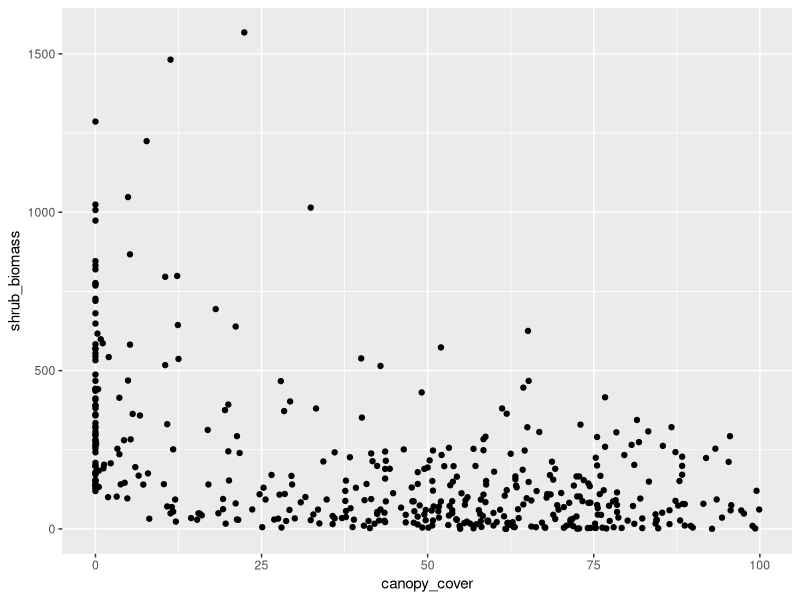
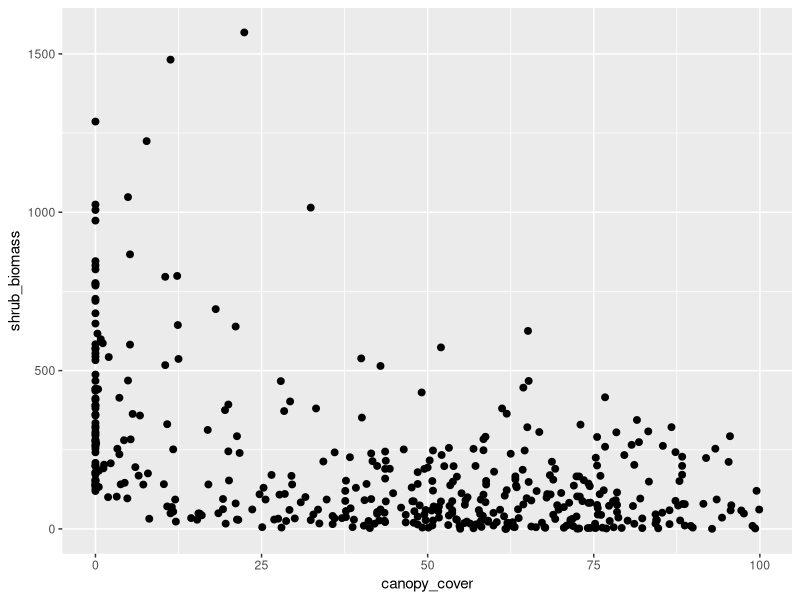
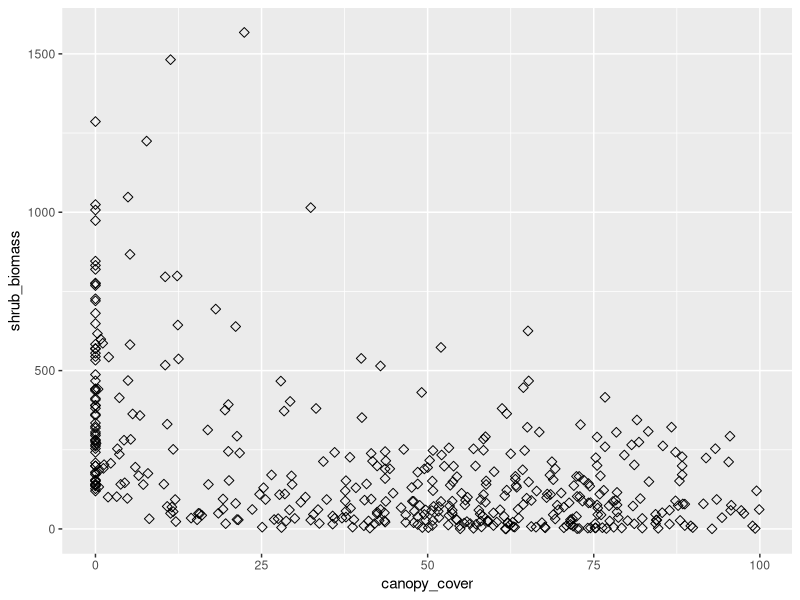
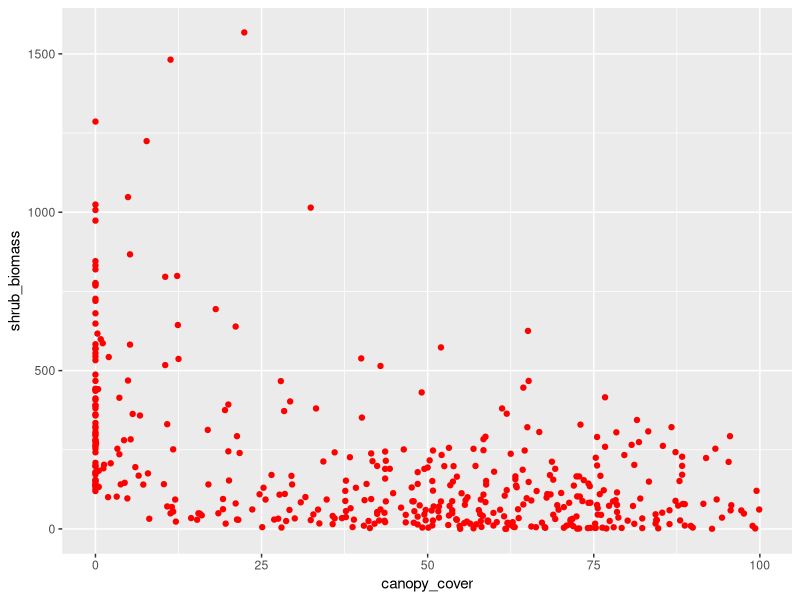
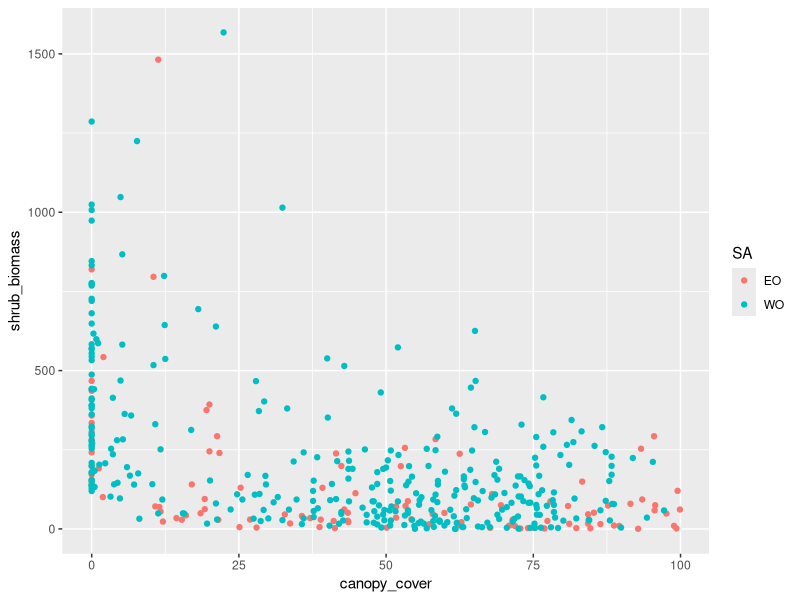
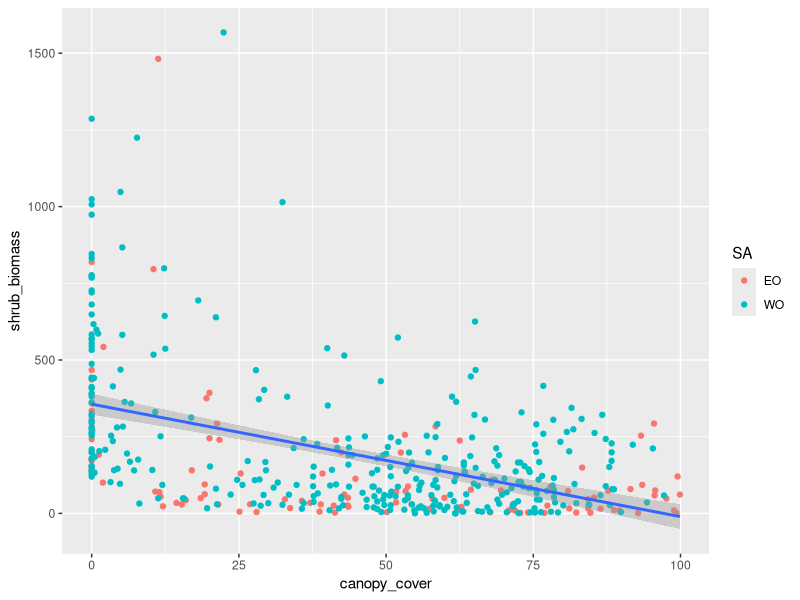
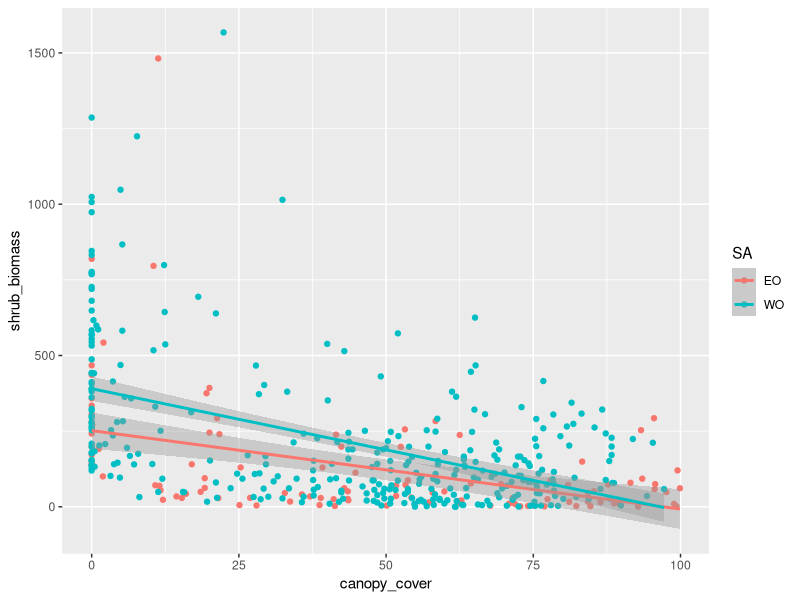
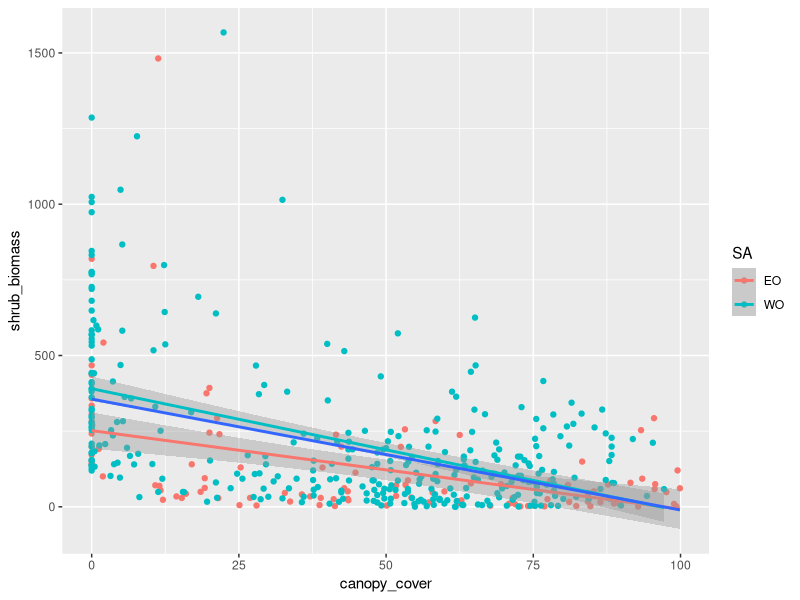

Reproduce these figures in R, in order. (Note: this script raises an error after producing the figures.)
install.packages("ggplot2")
install.packages("dplyr")

library(ggplot2)
library(dplyr)
library(data.table) #just in case you want to use fread() instead of read.csv()

#read the data
biomass <- read.csv("Input/biomass.csv")
#view data
head(biomass)


# explore data ------------------------------------------------------------

#scatter plot with shrub biomass and canopy cover
ggplot(data = biomass) + geom_point(aes(x = canopy_cover, y = shrub_biomass)) #aes = aesthetic

#change point size
ggplot(data = biomass) + geom_point(aes(x = canopy_cover, y = shrub_biomass), cex = 2)

#change point shape
ggplot(data = biomass) + geom_point(aes(x = canopy_cover, y = shrub_biomass), cex = 2, shape = 5)

#change point colour
ggplot(data = biomass) + geom_point(aes(x = canopy_cover, y = shrub_biomass), colour = "red")

#change point colour by study area
ggplot(data = biomass) + geom_point(aes(x = canopy_cover, y = shrub_biomass, colour = SA))

#add linear trend-line
ggplot(data = biomass) + geom_point(aes(x = canopy_cover, y = shrub_biomass, colour = SA)) + 
  geom_smooth(aes(x = canopy_cover, y = shrub_biomass), method = "lm") 

#trend-line by study area
ggplot(data = biomass) + geom_point(aes(x = canopy_cover, y = shrub_biomass, colour = SA)) + 
  geom_smooth(aes(x = canopy_cover, y = shrub_biomass, colour = SA), method = "lm") 

#with the first trend-line
ggplot(data = biomass) + geom_point(aes(x = canopy_cover, y = shrub_biomass, colour = SA)) + 
  geom_smooth(aes(x = canopy_cover, y = shrub_biomass, colour = SA), method = "lm") + 
  geom_smooth(aes(x = canopy_cover, y = shrub_biomass), method = "lm", se = FALSE) # add first trend-line

#bar chart to compare biomass between areas
ggplot(data = biomass) + geom_bar(aes(x = SA, y = shrub_biomass), stat="summary", fun = "mean")

#box plot to compare biomass between areas
ggplot(data = biomass) + geom_boxplot(aes(x = SA, y = shrub_biomass))



# make publication quality figures ----------------------------------------------

ggplot(data = biomass) + geom_point(aes(x = canopy_cover, y = shrub_biomass, colour = SA)) + 
  geom_smooth(aes(x = canopy_cover, y = shrub_biomass, colour = SA), method = "lm") 

# add themes
ggplot(data = biomass) + geom_point(aes(x = canopy_cover, y = shrub_biomass, colour = SA)) + 
  geom_smooth(aes(x = canopy_cover, y = shrub_biomass, colour = SA), method = "lm") + 
  theme_bw()

ggplot(data = biomass) + geom_point(aes(x = canopy_cover, y = shrub_biomass, colour = SA)) + 
  geom_smooth(aes(x = canopy_cover, y = shrub_biomass, colour = SA), method = "lm") + 
  theme_dark()

ggplot(data = biomass) + geom_point(aes(x = canopy_cover, y = shrub_biomass, colour = SA)) + 
  geom_smooth(aes(x = canopy_cover, y = shrub_biomass, colour = SA), method = "lm") + 
  theme_minimal()

ggplot(data = biomass) + geom_point(aes(x = canopy_cover, y = shrub_biomass, colour = SA)) + 
  geom_smooth(aes(x = canopy_cover, y = shrub_biomass, colour = SA), method = "lm") + 
  theme_classic()

# theme components --------------------------------------------------------

#these are all the arguments you can use in the theme() function
#you have control over pretty much every aspect of the figure's appearance

#https://ggplot2.tidyverse.org/reference/theme.html

theme(
  line,
  rect,
  text,
  title,
  aspect.ratio,
  axis.title,
  axis.title.x,
  axis.title.x.top,
  axis.title.x.bottom,
  axis.title.y,
  axis.title.y.left,
  axis.title.y.right,
  axis.text,
  axis.text.x,
  axis.text.x.top,
  axis.text.x.bottom,
  axis.text.y,
  axis.text.y.left,
  axis.text.y.right,
  axis.ticks,
  axis.ticks.x,
  axis.ticks.x.top,
  axis.ticks.x.bottom,
  axis.ticks.y,
  axis.ticks.y.left,
  axis.ticks.y.right,
  axis.ticks.length,
  axis.ticks.length.x,
  axis.ticks.length.x.top,
  axis.ticks.length.x.bottom,
  axis.ticks.length.y,
  axis.ticks.length.y.left,
  axis.ticks.length.y.right,
  axis.line,
  axis.line.x,
  axis.line.x.top,
  axis.line.x.bottom,
  axis.line.y,
  axis.line.y.left,
  axis.line.y.right,
  legend.background,
  legend.margin,
  legend.spacing,
  legend.spacing.x,
  legend.spacing.y,
  legend.key,
  legend.key.size,
  legend.key.height,
  legend.key.width,
  legend.text,
  legend.text.align,
  legend.title,
  legend.title.align,
  legend.position,
  legend.direction,
  legend.justification,
  legend.box,
  legend.box.just,
  legend.box.margin,
  legend.box.background,
  legend.box.spacing,
  panel.background,
  panel.border,
  panel.spacing,
  panel.spacing.x,
  panel.spacing.y,
  panel.grid,
  panel.grid.major,
  panel.grid.minor,
  panel.grid.major.x,
  panel.grid.major.y,
  panel.grid.minor.x,
  panel.grid.minor.y,
  panel.ontop,
  plot.background,
  plot.title,
  plot.title.position,
  plot.subtitle,
  plot.caption,
  plot.caption.position,
  plot.tag,
  plot.tag.position,
  plot.margin,
  strip.background,
  strip.background.x,
  strip.background.y,
  strip.clip,
  strip.placement,
  strip.text,
  strip.text.x,
  strip.text.y,
  strip.switch.pad.grid,
  strip.switch.pad.wrap,
  ...,
  complete = FALSE,
  validate = TRUE
)


# final plot --------------------------------------------------------------

ggplot(data = biomass) + geom_point(aes(x = canopy_cover, y = shrub_biomass, colour = SA)) + 
  geom_smooth(aes(x = canopy_cover, y = shrub_biomass, colour = SA), method = "lm") + 
  theme_classic(base_family = "Times New Roman") + 
  theme(text= element_text(size=18), 
        axis.text.x= element_text(size=16,colour = "black"), 
        axis.text.y= element_text(size=16,colour = "black"), 
        legend.position = c(0.83, 0.83)) 

# remove white space below --- DO NOT DO THIS!! 
ggplot(data = biomass) + geom_point(aes(x = canopy_cover, y = shrub_biomass, colour = SA)) + 
  geom_smooth(aes(x = canopy_cover, y = shrub_biomass, colour = SA), method = "lm") + 
  theme_classic(base_family = "Times New Roman") + 
  theme(text= element_text(size=18), axis.text.x= element_text(size=16,colour = "black"), 
        axis.text.y= element_text(size=16,colour = "black"), legend.position = c(0.83, 0.83)) +
  ylim(0,1600) #lim function actually removes the data points!!

# example why not to use the limit function
ggplot(data = biomass) + geom_point(aes(x = canopy_cover, y = shrub_biomass, colour = SA)) + 
  geom_smooth(aes(x = canopy_cover, y = shrub_biomass, colour = SA), method = "lm") + 
  theme_classic(base_family = "Times New Roman") + 
  theme(text= element_text(size=18), axis.text.x= element_text(size=16,colour = "black"), 
        axis.text.y= element_text(size=16,colour = "black"), legend.position = c(0.83, 0.83)) +
  ylim(0,400) #lim function actually removes the data points!!

# remove white space below --- DO THIS 
ggplot(data = biomass) + geom_point(aes(x = canopy_cover, y = shrub_biomass, colour = SA)) + 
  geom_smooth(aes(x = canopy_cover, y = shrub_biomass, colour = SA), method = "lm") + 
  theme_classic(base_family = "Times New Roman") + 
  theme(text= element_text(size=18), axis.text.x= element_text(size=16,colour = "black"), 
        axis.text.y= element_text(size=16,colour = "black"), legend.position = c(0.83, 0.83)) +
  coord_cartesian(ylim=c(0,1600)) # does not remove data points

#one option to add axis labels
ggplot(data = biomass) + geom_point(aes(x = canopy_cover, y = shrub_biomass, colour = SA)) + 
  geom_smooth(aes(x = canopy_cover, y = shrub_biomass, colour = SA), method = "lm") + 
  theme_classic(base_family = "Times New Roman") + 
  theme(text= element_text(size=18), axis.text.x= element_text(size=16,colour = "black"), 
        axis.text.y= element_text(size=16,colour = "black"), legend.position = c(0.83, 0.83)) +
  coord_cartesian(ylim=c(0,1600)) + 
  xlab("Canopy cover (%)") +
  ylab("Shrub biomass (kg/ha)")
  
#my preferred method to add axis labels
ggplot(data = biomass) + geom_point(aes(x = canopy_cover, y = shrub_biomass, colour = SA)) + 
  geom_smooth(aes(x = canopy_cover, y = shrub_biomass, colour = SA), method = "lm") + 
  theme_classic(base_family = "Times New Roman") + 
  theme(text= element_text(size=18), axis.text.x= element_text(size=16,colour = "black"), 
        axis.text.y= element_text(size=16,colour = "black"), legend.position = c(0.83, 0.83)) +
  coord_cartesian(ylim=c(0,1600)) + 
  scale_x_continuous("Canopy cover (%)", n.breaks =5) + #modify the number of axis ticks
  scale_y_continuous("Shrub biomass (kg/ha)", n.breaks =4, labels = scales::comma) #add comma to thousands separator

#add space between axis label and plot
ggplot(data = biomass) + geom_point(aes(x = canopy_cover, y = shrub_biomass, colour = SA)) + 
  geom_smooth(aes(x = canopy_cover, y = shrub_biomass, colour = SA), method = "lm") + 
  theme_classic(base_family = "Times New Roman") + 
  theme(text= element_text(size=18), axis.text.x= element_text(size=16,colour = "black"), 
        axis.text.y= element_text(size=16,colour = "black"), legend.position = c(0.83, 0.83)) +
  coord_cartesian(ylim=c(0,1600)) + 
  scale_x_continuous("\n Canopy cover (%) \n", n.breaks =5) + # add space
  scale_y_continuous("\n Shrub biomass (kg/ha) \n", n.breaks =4, labels = scales::comma) # add space

#change legend title
ggplot(data = biomass) + geom_point(aes(x = canopy_cover, y = shrub_biomass, colour = SA)) + 
  geom_smooth(aes(x = canopy_cover, y = shrub_biomass, colour = SA), method = "lm") + 
  theme_classic(base_family = "Times New Roman") + 
  theme(text= element_text(size=18), axis.text.x= element_text(size=16,colour = "black"), 
        axis.text.y= element_text(size=16,colour = "black"), legend.position = c(0.83, 0.83)) +
  coord_cartesian(ylim=c(0,1600)) + 
  scale_x_continuous("\n Canopy cover (%) \n", n.breaks =5) +
  scale_y_continuous("\n Shrub biomass (kg/ha) \n", n.breaks =4, labels = scales::comma) + 
  labs(color = "Study area")




# export your final figure ------------------------------------------------

final_plot <- ggplot(data = biomass) + geom_point(aes(x = canopy_cover, y = shrub_biomass, colour = SA)) + 
  geom_smooth(aes(x = canopy_cover, y = shrub_biomass, colour = SA), method = "lm") + 
  theme_classic(base_family = "Times New Roman") + 
  theme(text= element_text(size=18), axis.text.x= element_text(size=16,colour = "black"), 
        axis.text.y= element_text(size=16,colour = "black"), legend.position = c(0.83, 0.83)) +
  coord_cartesian(ylim=c(0,1600)) + 
  scale_x_continuous("\n Canopy cover (%) \n", n.breaks =5) +
  scale_y_continuous("\n Shrub biomass (kg/ha) \n", n.breaks =4, labels = scales::comma) + 
  labs(color = "Study area")


#option 1
ggsave(filename = "final_plot1.jpeg", 
       final_plot,
       width = 7,
       height = 4.5,
       units = "in"
)

#option 2 (old school)

tiff("final_plot2.tiff", units="in", width=7, height=4.5, res=100, compression = 'lzw')

final_plot

dev.off()




# Reproducible theme -----------------------------------------------------

gg_theme <- theme(text= element_text(size=18), 
                  axis.text.x= element_text(size=16,colour = "black"), 
                  axis.text.y= element_text(size=16,colour = "black"),
                  legend.position = c(0.83, 0.83))

ggplot(data = biomass) + geom_point(aes(x = canopy_cover, y = shrub_biomass, colour = SA)) + 
  geom_smooth(aes(x = canopy_cover, y = shrub_biomass, colour = SA), method = "lm") + 
  theme_classic(base_family = "Times New Roman") + 
  coord_cartesian(ylim=c(0,1600)) + 
  scale_x_continuous("\n Canopy cover (%) \n", n.breaks =5) +
  scale_y_continuous("\n Shrub biomass (kg/ha) \n", n.breaks =4, labels = scales::comma) + 
  labs(color = "Study area") + gg_theme





# Multi-plot panel -------------------------------------------------------

#previous scatter plot
scatter_plot <- ggplot(data = biomass) + geom_point(aes(x = canopy_cover, y = shrub_biomass, colour = SA)) + 
  geom_smooth(aes(x = canopy_cover, y = shrub_biomass, colour = SA), method = "lm") + 
  theme_classic(base_family = "Times New Roman") + 
  theme(text= element_text(size=18), axis.text.x= element_text(size=16,colour = "black"), 
        axis.text.y= element_text(size=16,colour = "black"), legend.position = c(0.83, 0.83)) +
  coord_cartesian(ylim=c(0,1600)) + 
  scale_x_continuous("\n Canopy cover (%) \n", n.breaks =5) +
  scale_y_continuous("\n Shrub biomass (kg/ha) \n", n.breaks =4, labels = scales::comma) + 
  labs(color = "Study area")

#previous box plot

box_plot <- ggplot(data = biomass) + geom_boxplot(aes(x = SA, y = shrub_biomass)) + 
  theme_classic(base_family = "Times New Roman") + 
  theme(text= element_text(size=18), axis.text.x= element_text(size=18,colour = "black"),
        axis.text.y= element_text(size=16,colour = "black")) + 
  scale_y_continuous("\n Shrub biomass (kg/ha) \n", n.breaks =5, labels = scales::comma) + 
  xlab("") + #no x axis label 
  scale_x_discrete(label=c("\n Eastern \nOntario", "\n Western \nOntario")) #change the x tick labels


install.packages("cowplot")
library(cowplot)

plot_grid(scatter_plot, box_plot, nrow = 1, labels = "AUTO", label_size = 18, 
          label_fontfamily = "Times New Roman")

#change width of each plot
plot_grid(scatter_plot, box_plot, nrow = 1, labels = "AUTO", label_size = 18, 
          label_fontfamily = "Times New Roman", rel_widths = c(1.3,1))

multiplot <- plot_grid(scatter_plot, box_plot, nrow = 1, labels = "AUTO", label_size = 18, 
                       label_fontfamily = "Times New Roman", rel_widths = c(1.3,1))

#export multi-plot
tiff("biomass_scatter_boxplot.tiff", units="in", width=14, height=4.5, res=100, compression = 'lzw')

multiplot

dev.off()




# Plotting model outputs: Example 1 --------------------------------------------------

#data for the selection ratio plots

data<-fread("Input/selection_ratios.csv")
head(data)

# add points for coefficient estimates (or selection ratios in this case)
ggplot(data, aes(x=covariate, y=estimate, ymin = estimate-CI_down, ymax = estimate+CI_up, colour=Study_area)) +
  geom_point(position=position_dodge(width=0.55), cex=3.5) 

# add error bars / confidence intervals
ggplot(data, aes(x=covariate, y=estimate, ymin = estimate-CI_down, ymax = estimate+CI_up, colour=Study_area)) +
  geom_point(position=position_dodge(width=0.55), cex=3.5) + 
  geom_errorbar(position=position_dodge(width=0.55), linewidth=1.4) 

# make it look nice
ggplot(data, aes(x=covariate, y=estimate, ymin = estimate-CI_down, ymax = estimate+CI_up, colour=Study_area)) +
  geom_point(position=position_dodge(width=0.55), cex=3.5) + 
  geom_errorbar(position=position_dodge(width=0.55), linewidth=1.4) +
  scale_color_manual(values=c("#267300", "#cc6666", "#004da8")) + #change colour for each study area (colour theme consistent through paper)
  scale_x_discrete(limits=c("Closed", "Early Seral", "Lowlands", "LF")) + # change x axis tick labels
  xlab("") + # no x axis label
  ylab("\n Selection Ratio \n") + # change y-axis label
  theme_classic(base_family = "Times New Roman") + #theme 
  theme(text= element_text(size=18), axis.title= element_text(size=16,colour = "black"), 
        axis.text= element_text(size=16,colour = "black"), legend.title=element_text(size=14), 
        legend.text=element_text(size=14)) + #theme specifics and change legend text size
  labs(colour = "Study area") #change legend name

# finally add a horizontal line
ggplot(data, aes(x=covariate, y=estimate, ymin = estimate-CI_down, ymax = estimate+CI_up, colour=Study_area)) +
  geom_point(position=position_dodge(width=0.55), cex=3.5) + 
  geom_errorbar(position=position_dodge(width=0.55), linewidth=1.4) +
  scale_color_manual(values=c("#267300", "#cc6666", "#004da8")) + #change colour for each study area (colour theme consistent through paper)
  scale_x_discrete(limits=c("Closed", "Early Seral", "Lowlands", "LF")) + # change x axis tick labels
  xlab("") + # no x axis label
  ylab("\n Selection Ratio \n") + # change y-axis label
  theme_classic(base_family = "Times New Roman") + #theme 
  theme(text= element_text(size=18), axis.title= element_text(size=16,colour = "black"), 
        axis.text= element_text(size=16,colour = "black"), legend.title=element_text(size=14), 
        legend.text=element_text(size=14)) + #theme specifics and change legend text size
  labs(colour = "Study area") + #change legend name 
  geom_hline(yintercept = 1, linetype="dashed", linewidth=1.2) # add horizontal line; can use geom_vline() for vertical and geom_abline() for custom line (intercept & slope)






# Plotting model outputs: Example 2 --------------------------------------------------

# predict relationship between response variable and explanatory variables from model

#make study area a factor
biomass$SA_binary  <- as.factor(biomass$SA_binary)

# model to predict shrub biomass as a function of canopy cover, basal area, and study area (WO vs. EO)
m1 <- glm(shrub_biomass~ canopy_cover + basal_area + SA_binary, data = biomass, family = Gamma(link = "log"))
summary(m1)

##Create an empty data frame
response <- data.frame(matrix(NA, nrow = 500, ncol = 1))

##In this example, we will simulate the effects of canopy cover on shrub biomass
##Create some data
random_canopy_cover <- floor(runif(500, min = 0, max = 100))

##the 'floor' part of the argument makes it only integers
##generate 500 random values of canopy cover between 0 and 100

##Populate data frame with the data
response <- cbind(response, random_canopy_cover)

##Find mean value for the basal area variable
##Will have to run the model separately for WO and EO
##since it is a factor
mean(biomass$basal_area)

##Add canopy closure and ecosite to the response data frame
response$basal_area <- mean(biomass$basal_area)
response$SA_binary <- 0 # EO

##Clean up data frame
response_EO <- response %>% 
  dplyr::select(c(2:4)) %>% 
  dplyr::rename(canopy_cover = random_canopy_cover) %>% 
  dplyr::mutate(SA_binary = as.factor(SA_binary)) %>% 
  dplyr::mutate(canopy_cover = as.integer(canopy_cover))

##Use predict function to generate shrub biomass estimates
response_EO$predict_shrub_biomass <- 0
response_EO$SE <- 0

for (i in 1:nrow(response_EO)) {
  n <- predict.glm(m1, newdata = response_EO, type = "response", se.fit = TRUE)
  response_EO$predict_shrub_biomass <- n$fit
  response_EO$SE <- n$se.fit
}


##Repeat the process for WO
##Create an empty data frame
response <- data.frame(matrix(NA, nrow = 500, ncol = 1))

##Create random canopy cover data
random_canopy_cover <- floor(runif(500, min = 0, max = 100))

##Populate data frame with random numbers
response <- cbind(response, random_canopy_cover)

##Add canopy closure and ecosite to the response data frame
response$basal_area <- 17.73401
response$SA_binary <- 1 # WO

##Clean up data frame
response_WO <- response %>% 
  dplyr::select(c(2:4)) %>% 
  dplyr::rename(canopy_cover = random_canopy_cover) %>% 
  dplyr::mutate(SA_binary = as.factor(SA_binary)) %>% 
  dplyr::mutate(canopy_cover = as.integer(canopy_cover))

##Use predict function to generate shrub biomass estimates
response_WO$predict_shrub_biomass <- 0
response_WO$SE <- 0

for (i in 1:nrow(response_WO)) {
  n <- predict.glm(m1, newdata = response_WO, type = "response", se.fit = TRUE)
  response_WO$predict_shrub_biomass <- n$fit
  response_WO$SE <- n$se.fit
}


##Combine the two datasets
response_EO_WO <- rbind(response_EO, response_WO)
head(response_EO_WO)

##Graph the predicted biomass
ggplot(aes(x = canopy_cover, y = predict_shrub_biomass, color = SA_binary), data = response_EO_WO) +
  geom_ribbon(aes(ymin = predict_shrub_biomass - SE, ymax = predict_shrub_biomass + SE), alpha = 0.2) + #ribbon adds the confidence band
  geom_smooth() +
  theme_classic(base_family = "Times New Roman") + 
  theme(text= element_text(size=18), axis.text.x= element_text(size=16,colour = "black"), 
        axis.text.y= element_text(size=16,colour = "black")) +
  scale_x_continuous("\n Canopy cover (%) \n", n.breaks =5) +
  scale_y_continuous("\n Predicted shrub biomass (kg/ha) \n", n.breaks =4, labels = scales::comma)

# change legend labels
ggplot(aes(x = canopy_cover, y = predict_shrub_biomass, color = SA_binary), data = response_EO_WO) +
  geom_ribbon(aes(ymin = predict_shrub_biomass - SE, ymax = predict_shrub_biomass + SE), alpha = 0.2) + #ribbon adds the confidence band
  geom_smooth() +
  theme_classic(base_family = "Times New Roman") + 
  theme(text= element_text(size=18), axis.text.x= element_text(size=16,colour = "black"), 
        axis.text.y= element_text(size=16,colour = "black")) +
  scale_x_continuous("\n Canopy cover (%) \n", n.breaks =5) +
  scale_y_continuous("\n Predicted shrub biomass (kg/ha) \n", n.breaks =4, labels = scales::comma) +
  labs(colour = "Study area") + # change legend title
  scale_colour_discrete(labels=c('EO', 'WO')) #change legend values




# Phil's tips and tricks --------------------------------------------------

#superscript and Unicode symbols

ggplot(data = biomass) + geom_point(aes(x = basal_area, y = shrub_biomass), cex = 2) + 
  theme_classic(base_family = "Times New Roman") + 
  theme(text= element_text(size=18), axis.text.x= element_text(size=16,colour = "black"), 
        axis.text.y= element_text(size=16,colour = "black"), legend.position = c(0.83, 0.83)) +
  coord_cartesian(ylim=c(0,1600)) + 
  scale_x_continuous("\n Basal area (m^2/ha) \n", n.breaks =5) +
  scale_y_continuous("\n Shrub biomass (kg/ha) \n", n.breaks =4, labels = scales::comma) 

# add superscript using bquote
ggplot(data = biomass) + geom_point(aes(x = basal_area, y = shrub_biomass), cex = 2) + 
  theme_classic(base_family = "Times New Roman") + 
  theme(text= element_text(size=18), axis.text.x= element_text(size=16,colour = "black"), 
        axis.text.y= element_text(size=16,colour = "black"), legend.position = c(0.83, 0.83)) +
  coord_cartesian(ylim=c(0,1600)) + 
  scale_x_continuous(bquote("Basal area " (m^2/ha)), n.breaks =5) + #using bquote
  scale_y_continuous("\n Shrub biomass (kg/ha) \n", n.breaks =4, labels = scales::comma) 

  
# add superscript using Unicode
ggplot(data = biomass) + geom_point(aes(x = basal_area, y = shrub_biomass), cex = 2) + 
  theme_classic(base_family = "Times New Roman") + 
  theme(text= element_text(size=18), axis.text.x= element_text(size=16,colour = "black"), 
        axis.text.y= element_text(size=16,colour = "black"), legend.position = c(0.83, 0.83)) +
  coord_cartesian(ylim=c(0,1600)) + 
  scale_x_continuous("\n Basal area (m\u00B2/ha) \n", n.breaks =5) + #m/u00B2 is Unicode for ^2
  scale_y_continuous("\n Shrub biomass (kg/ha) \n", n.breaks =4, labels = scales::comma) 


# add delta symbol using Unicode
ggplot(data = biomass) + geom_point(aes(x = basal_area, y = shrub_biomass), cex = 2) + 
  theme_classic(base_family = "Times New Roman") + 
  theme(text= element_text(size=18), axis.text.x= element_text(size=16,colour = "black"), 
        axis.text.y= element_text(size=16,colour = "black"), legend.position = c(0.83, 0.83)) +
  coord_cartesian(ylim=c(0,1600)) + 
  scale_x_continuous("\n Basal area (m\u00B2/ha) \n", n.breaks =5) + #\u00B2 is Unicode for ^2
  scale_y_continuous("\n \u0394AIC \n", n.breaks =5) #\u0394 is Unicode for delta symbol


#add non-linear trend-line
#logistic power equation relating shrub biomass to basal area
#y = a/(1+(x/b)^c)
#y = 479.11/(1+(x/7.51)^1.18)

ggplot(data = biomass) + geom_point(aes(x = basal_area, y = shrub_biomass), cex = 2) + 
  theme_classic(base_family = "Times New Roman") + 
  theme(text= element_text(size=18), axis.text.x= element_text(size=16,colour = "black"), 
        axis.text.y= element_text(size=16,colour = "black"), legend.position = c(0.83, 0.83)) +
  coord_cartesian(ylim=c(0,1600)) + 
  scale_x_continuous("\n Basal area (m\u00B2/ha) \n", n.breaks =5) + #m/u00B2 is Unicode for ^2
  scale_y_continuous("\n Shrub biomass (kg/ha) \n", n.breaks =4, labels = scales::comma) + 
  labs(color = "Study area") + 
  geom_function(fun = function(x) 479.11/(1+(x/7.51)^1.18), colour ="red", data = biomass, 
                aes(x = basal_area, y=shrub_biomass), cex =1.3) 


#label points

ggplot(data = biomass) + geom_point(aes(x = basal_area, y = shrub_biomass), cex = 2) + 
  theme_classic(base_family = "Times New Roman") + 
  theme(text= element_text(size=18), axis.text.x= element_text(size=16,colour = "black"), 
        axis.text.y= element_text(size=16,colour = "black"), legend.position = c(0.83, 0.83)) +
  coord_cartesian(ylim=c(0,1600)) + 
  scale_x_continuous("\n Basal area (m\u00B2/ha) \n", n.breaks =5) + #m/u00B2 is Unicode for ^2
  scale_y_continuous("\n Shrub biomass (kg/ha) \n", n.breaks =4, labels = scales::comma) + 
  labs(color = "Study area") + 
  geom_text(aes(x = basal_area, y = shrub_biomass, label=Site), size=3, hjust=-0.1, vjust=0)



# plotting date - using Julian or ordinal day

#Julian day
ggplot(data = biomass) + geom_point(aes(x = Julian_day, y = shrub_biomass), cex = 2) + 
  theme_classic(base_family = "Times New Roman") + 
  theme(text= element_text(size=18), axis.text.x= element_text(size=16,colour = "black"), 
        axis.text.y= element_text(size=16,colour = "black"), legend.position = c(0.83, 0.83)) +
  coord_cartesian(ylim=c(0,1600)) + 
  scale_x_continuous("\n Julian day \n", n.breaks =6) + #use Julian day to plot, but change the labels
  scale_y_continuous("\n Shrub biomass (kg/ha) \n", n.breaks =4, labels = scales::comma)

#changing the labels to dates                     
ggplot(data = biomass) + geom_point(aes(x = Julian_day, y = shrub_biomass), cex = 2) + 
  theme_classic(base_family = "Times New Roman") + 
  theme(text= element_text(size=18), axis.text.x= element_text(size=16,colour = "black"), 
        axis.text.y= element_text(size=16,colour = "black"), legend.position = c(0.83, 0.83)) +
  coord_cartesian(ylim=c(0,1600)) + 
  scale_x_continuous("\n Date \n", breaks=c(166,196,227,258,288), 
                     labels=c("15 Jun", "15 Jul", "15 Aug", "15 Sept", "15 Oct")) + #use Julian day to plot, but change labels
  scale_y_continuous("\n Shrub biomass (kg/ha) \n", n.breaks =4, labels = scales::comma)

#change x-extent
ggplot(data = biomass) + geom_point(aes(x = Julian_day, y = shrub_biomass), cex = 2) + 
  theme_classic(base_family = "Times New Roman") + 
  theme(text= element_text(size=18), axis.text.x= element_text(size=16,colour = "black"), 
        axis.text.y= element_text(size=16,colour = "black"), legend.position = c(0.83, 0.83)) +
  coord_cartesian(ylim=c(0,1600)) + 
  scale_x_continuous("\n Date \n", breaks=c(166,196,227,258,288), 
                     labels=c("15 Jun", "15 Jul", "15 Aug", "15 Sept", "15 Oct")) +
  scale_y_continuous("\n Shrub biomass (kg/ha) \n", n.breaks =4, labels = scales::comma) + 
  coord_cartesian(xlim=c(155,290))




